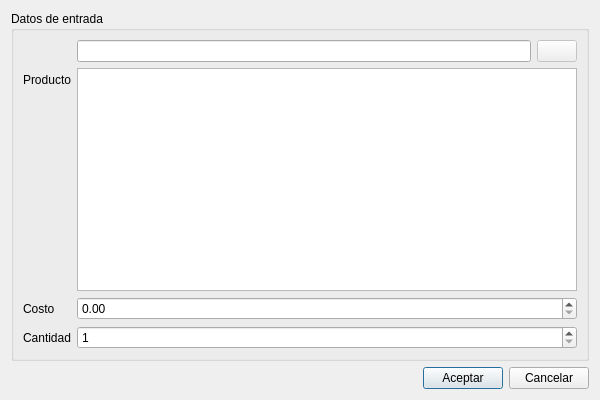
<?xml version="1.0" encoding="UTF-8"?>
<ui version="4.0">
 <class>InputDialog</class>
 <widget class="QDialog" name="InputDialog">
  <property name="geometry">
   <rect>
    <x>0</x>
    <y>0</y>
    <width>600</width>
    <height>400</height>
   </rect>
  </property>
  <property name="windowTitle">
   <string>Eentrada de producto</string>
  </property>
  <layout class="QVBoxLayout" name="verticalLayout">
   <item>
    <widget class="QGroupBox" name="groupBox">
     <property name="title">
      <string>Datos de entrada</string>
     </property>
     <layout class="QFormLayout" name="formLayout">
      <item row="0" column="1">
       <layout class="QHBoxLayout" name="horizontalLayout_2">
        <item>
         <widget class="QLineEdit" name="searchEdit"/>
        </item>
        <item>
         <widget class="QPushButton" name="searchButton">
          <property name="enabled">
           <bool>false</bool>
          </property>
          <property name="text">
           <string/>
          </property>
          <property name="icon">
           <iconset resource="utils.qrc">
            <normaloff>:/icons/search_48.png</normaloff>:/icons/search_48.png</iconset>
          </property>
          <property name="autoDefault">
           <bool>false</bool>
          </property>
         </widget>
        </item>
       </layout>
      </item>
      <item row="1" column="0">
       <widget class="QLabel" name="prodLabel">
        <property name="text">
         <string>Producto</string>
        </property>
       </widget>
      </item>
      <item row="1" column="1">
       <widget class="QTableView" name="tableView">
        <property name="styleSheet">
         <string notr="true">selection-color: rgb(255, 255, 255);
selection-background-color: rgb(85, 170, 255);</string>
        </property>
        <property name="editTriggers">
         <set>QAbstractItemView::NoEditTriggers</set>
        </property>
        <property name="alternatingRowColors">
         <bool>true</bool>
        </property>
        <property name="selectionMode">
         <enum>QAbstractItemView::SingleSelection</enum>
        </property>
        <property name="selectionBehavior">
         <enum>QAbstractItemView::SelectRows</enum>
        </property>
        <property name="sortingEnabled">
         <bool>true</bool>
        </property>
        <attribute name="horizontalHeaderHighlightSections">
         <bool>false</bool>
        </attribute>
        <attribute name="horizontalHeaderStretchLastSection">
         <bool>true</bool>
        </attribute>
        <attribute name="verticalHeaderVisible">
         <bool>false</bool>
        </attribute>
       </widget>
      </item>
      <item row="2" column="0">
       <widget class="QLabel" name="costLabel">
        <property name="text">
         <string>Costo</string>
        </property>
       </widget>
      </item>
      <item row="2" column="1">
       <widget class="QDoubleSpinBox" name="costBox">
        <property name="maximum">
         <double>1000000000.000000000000000</double>
        </property>
       </widget>
      </item>
      <item row="3" column="0">
       <widget class="QLabel" name="amountLabel">
        <property name="text">
         <string>Cantidad</string>
        </property>
       </widget>
      </item>
      <item row="3" column="1">
       <widget class="QSpinBox" name="amountBox">
        <property name="minimum">
         <number>1</number>
        </property>
        <property name="maximum">
         <number>1000000000</number>
        </property>
       </widget>
      </item>
     </layout>
    </widget>
   </item>
   <item>
    <layout class="QHBoxLayout" name="horizontalLayout">
     <item>
      <spacer name="horizontalSpacer">
       <property name="orientation">
        <enum>Qt::Horizontal</enum>
       </property>
       <property name="sizeHint" stdset="0">
        <size>
         <width>0</width>
         <height>0</height>
        </size>
       </property>
      </spacer>
     </item>
     <item>
      <widget class="QPushButton" name="acceptButton">
       <property name="text">
        <string>Aceptar</string>
       </property>
      </widget>
     </item>
     <item>
      <widget class="QPushButton" name="cancelButton">
       <property name="text">
        <string>Cancelar</string>
       </property>
      </widget>
     </item>
    </layout>
   </item>
  </layout>
 </widget>
 <resources>
  <include location="utils.qrc"/>
 </resources>
 <connections>
  <connection>
   <sender>cancelButton</sender>
   <signal>clicked()</signal>
   <receiver>InputDialog</receiver>
   <slot>reject()</slot>
   <hints>
    <hint type="sourcelabel">
     <x>369</x>
     <y>275</y>
    </hint>
    <hint type="destinationlabel">
     <x>396</x>
     <y>260</y>
    </hint>
   </hints>
  </connection>
 </connections>
</ui>
